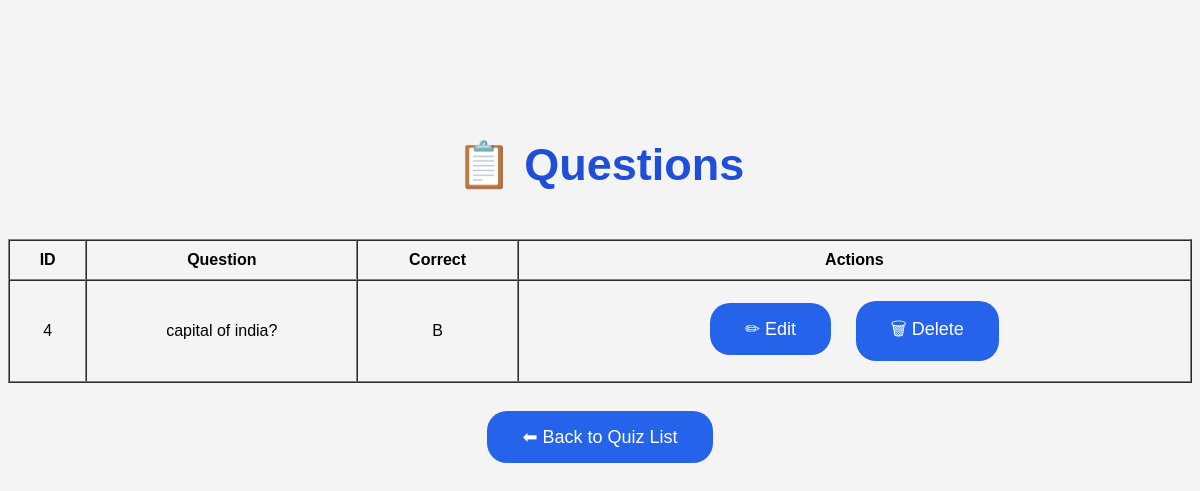
/view_questions/4 (signed in), run on the app's committed database.
### tables this page shows
CREATE TABLE questions(

        id INTEGER PRIMARY KEY AUTOINCREMENT,

        quiz_id INTEGER,

        question TEXT,

        option_a TEXT,

        option_b TEXT,

        option_c TEXT,

        option_d TEXT,

        correct_answer TEXT

    );

### routes/quiz.py (the view)
@quiz.route("/view_questions/<int:quiz_id>")
def view_questions(quiz_id):
    if "user" not in session:
        return redirect(url_for("auth.login"))
    conn = get_connection()
    cur = conn.cursor()
    cur.execute(
        """
        SELECT *
        FROM questions
        WHERE quiz_id=?
        ORDER BY id
        """,
        (quiz_id,)
    )
    questions = cur.fetchall()
    conn.close()
    return render_template(
        "view_questions.html",
        questions=questions,
        quiz_id=quiz_id
    )

### routes/quiz.py (called while the page is built)
def get_connection():
    conn = sqlite3.connect("quiz.db")
    conn.row_factory = sqlite3.Row
    return conn

### templates/view_questions.html
{% extends "base.html" %}
{% block content %}
<div class="container">
    <h1>📋 Questions</h1>
    <br>
    {% if questions %}
    <table border="1" cellpadding="10" cellspacing="0" width="100%">
        <tr>
            <th>ID</th>
            <th>Question</th>
            <th>Correct</th>
            <th>Actions</th>
        </tr>
        {% for question in questions %}
        <tr>
            <td>{{ question["id"] }}</td>
            <td>{{ question["question"] }}</td>
            <td>{{ question["correct_answer"] }}</td>
            <td>
                <a href="/edit_question/{{ question['id'] }}" class="btn">
                    ✏ Edit
                </a>
                <a href="/delete_question/{{ question['id'] }}"
                   class="btn"
                   onclick="return confirm('Delete this question?')">
                    🗑 Delete
                </a>
            </td>
        </tr>
        {% endfor %}
    </table>
    {% else %}
    <h3>No questions added yet.</h3>
    {% endif %}
    <br>
    <a href="/quiz_list" class="btn">
        ⬅ Back to Quiz List
    </a>
</div>
{% endblock %}

### static/css/style.css (style rules this page uses)
body { background:#f4f4f4; font-family:Arial; text-align:center; padding-top:100px; }
h1 { color:#1f4ed8; font-size:45px; }
.btn { display:inline-block; background:#2563eb; color:white; padding:15px 35px; margin:10px; text-decoration:none; border-radius:20px; font-size:18px; transition:.3s; }

### data on the page
questions: id "4", question "capital of india?", correct_answer "B"
